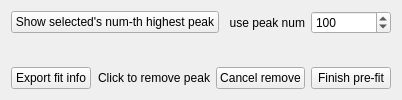
       <widget class="QWidget" name="peakFit2Tab">
        <attribute name="title">
         <string>Pre peak fitting</string>
        </attribute>
        <layout class="QHBoxLayout" name="horizontalLayout_8">
         <item>
          <layout class="QVBoxLayout" name="verticalLayout_2">
           <item>
            <layout class="QHBoxLayout" name="horizontalLayout">
             <item>
              <widget class="QPushButton" name="peakFitShowPeakPushButton">
               <property name="text">
                <string>Show selected's num-th highest peak</string>
               </property>
              </widget>
             </item>
             <item>
              <widget class="QLabel" name="label_28">
               <property name="text">
                <string>use peak num</string>
               </property>
               <property name="alignment">
                <set>Qt::AlignRight|Qt::AlignTrailing|Qt::AlignVCenter</set>
               </property>
              </widget>
             </item>
             <item>
              <widget class="QSpinBox" name="peakFitNumSpinBox">
               <property name="sizePolicy">
                <sizepolicy hsizetype="Preferred" vsizetype="Fixed">
                 <horstretch>0</horstretch>
                 <verstretch>0</verstretch>
                </sizepolicy>
               </property>
               <property name="minimum">
                <number>1</number>
               </property>
               <property name="maximum">
                <number>999</number>
               </property>
               <property name="value">
                <number>100</number>
               </property>
              </widget>
             </item>
            </layout>
           </item>
           <item>
            <widget class="QWidget" name="peak2Widget" native="true">
             <property name="sizePolicy">
              <sizepolicy hsizetype="Expanding" vsizetype="Expanding">
               <horstretch>0</horstretch>
               <verstretch>0</verstretch>
              </sizepolicy>
             </property>
            </widget>
           </item>
           <item>
            <layout class="QHBoxLayout" name="horizontalLayout_9">
             <item>
              <widget class="QPushButton" name="peak2ExportPushButton">
               <property name="text">
                <string>Export fit info</string>
               </property>
              </widget>
             </item>
             <item>
              <widget class="QLabel" name="label_11">
               <property name="sizePolicy">
                <sizepolicy hsizetype="Preferred" vsizetype="Preferred">
                 <horstretch>0</horstretch>
                 <verstretch>0</verstretch>
                </sizepolicy>
               </property>
               <property name="text">
                <string>Click to remove peak</string>
               </property>
               <property name="alignment">
                <set>Qt::AlignRight|Qt::AlignTrailing|Qt::AlignVCenter</set>
               </property>
              </widget>
             </item>
             <item>
              <widget class="QPushButton" name="peak2CancelPushButton">
               <property name="sizePolicy">
                <sizepolicy hsizetype="Preferred" vsizetype="Fixed">
                 <horstretch>0</horstretch>
                 <verstretch>0</verstretch>
                </sizepolicy>
               </property>
               <property name="text">
                <string>Cancel remove</string>
               </property>
              </widget>
             </item>
             <item>
              <widget class="QPushButton" name="peak2FinishPushButton">
               <property name="sizePolicy">
                <sizepolicy hsizetype="Preferred" vsizetype="Fixed">
                 <horstretch>0</horstretch>
                 <verstretch>0</verstretch>
                </sizepolicy>
               </property>
               <property name="text">
                <string>Finish pre-fit</string>
               </property>
              </widget>
             </item>
            </layout>
           </item>
          </layout>
         </item>
        </layout>
       </widget>
